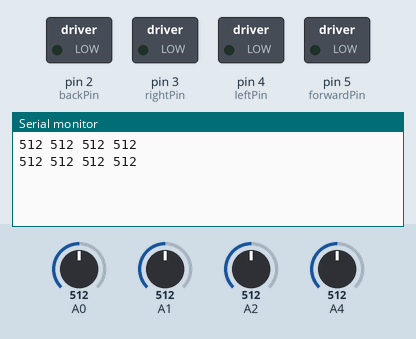
Simulated run of this sketch. Board: Arduino Uno, built with avr-gcc and run on an emulated ATmega328P. Parts: switched loads named in the sketch (green lamp = pin HIGH), the last lines printed to the serial monitor. The inputs (shaded band) are chosen by the test bench; at power-on: A0 = 512, A1 = 512, A2 = 512, A4 = 512.

Above: at 1.8 s.
1.9 s: A0 set to 531
At 2.8 s:
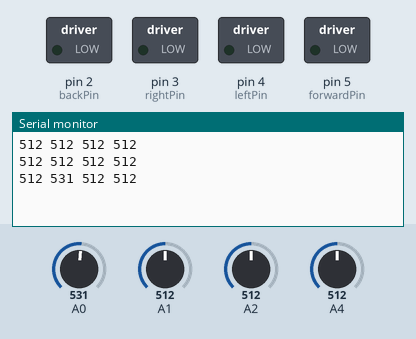
3.4 s: A0 set to 563
At 5.8 s:
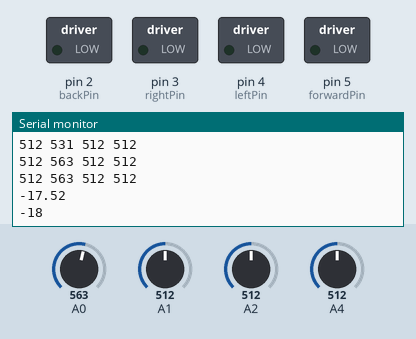
Timing chart, 0 to 7.3 s (numbered marks = the images above; inputs shaded):
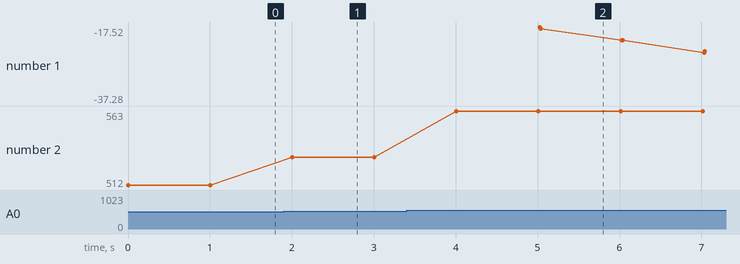

The sketch:

LightFollowingCar1.ino
```cpp
class PidController {
  private:
    double targetValue, proportionalGain, integralGain, derivativeGain, max, min, offset, lowPassFilterGain; //vars set by constructor
    double previousError = 0;
    double previousDerivative = 0;
    double totalError = 0;
    double lastTime = 0;

  public: PidController(double targetValue, double Kp, double Ki, double Kd, double offset, double lowPassFilterGain, double minOutput, double maxOutput) {
    this->targetValue = targetValue;
    this->proportionalGain = Kp;
    this->integralGain = Ki;
    this->derivativeGain = Kd;
    this->offset = offset;
    this->lowPassFilterGain = lowPassFilterGain;
    this->max = maxOutput;
    this->min = minOutput;
  }

  public: double calculateOutput(double currentInput) {
    //calculate the change in time since function was last called
    //side note: micros() is the most accurate but overflows after 70 minutes. Might be a problem? Can be substitued for millis() if need be
    double deltaTime = micros() - lastTime;
    deltaTime /= 1000000; //convert to seconds
    lastTime = micros();

    //calculate error + proportional
    double error = currentInput - targetValue;
    double proportional = proportionalGain * error;

    //calculate accumulated error, clamp it, then calculate integral
    totalError += error * deltaTime;
    //clamp values are calculated outside before constrain (documentation says don't do operations inside constrain)
    //clamp values are arbitrary btw, feel free to change maybe if doesn't work well
    double minClamp = (min / integralGain) / 1.3;
    double maxClamp = (max / integralGain) / 1.3;
    totalError = constrain(totalError, minClamp, maxClamp);
    double integral = integralGain * totalError;

    //calculate derivative
    double derivative = (error - previousError) / deltaTime;
    //apply low pass filter
    derivative = (lowPassFilterGain * previousDerivative) + ((1 - lowPassFilterGain) * (derivative));

    //update "previous" vars to prepare for when this function next runs
    previousDerivative = derivative;
    previousError = error;

    //apply derivative gain to get final derivative value
    derivative = derivative * derivativeGain;

    //calculate sum of p+i+d, clamp it, then apply offset, then return value
    double pid = proportional + integral + derivative;
    return offset + constrain(pid, min, max);
  }

  //
  public: void resetIntegral() {
    totalError = totalError * 0.9;
  }
};

PidController turnPid = PidController(
  0, 0.1, 0.1, 0.1, 0, 0.5, -255, 255
);

PidController travelPid = PidController(
  0, 1, 1, 1, 0, 0.5, -255, 255
);


int in1 = 8;
int in2 = 9;
int in3 = 10;
int in4 = 11;

void travel(int backward, int forward) {
  double imbalance = forward - backward;
  double motorOutput = travelPid.calculateOutput(imbalance);
  //if the PID is close to neutral, stop the motor and lower PID integral.
  if (motorOutput < 15 && motorOutput > -15) {
    stopTurn();
    turnPid.resetIntegral();
  }
  //else, update motor to accel/decelerate
  else {
    int intMotorOutput = round(motorOutput);

    if (intMotorOutput > 0) {
      digitalWrite(in1, HIGH);
      digitalWrite(in2, LOW);
    }
    else {
      digitalWrite(in1, LOW);
      digitalWrite(in2, HIGH);
    }

    Serial.println(motorOutput);
    Serial.println(intMotorOutput);
    //analogWrite(TRAVELSLOT, motorOutput);
  }
}

void turn(int left, int right) {
  int imbalance = right - left;
  double motorOutput = turnPid.calculateOutput(imbalance);
  //if the PID is close to neutral, stop the motor and lower PID integral
  if (motorOutput < 15 && motorOutput > -15) {
    stopTurn();
    turnPid.resetIntegral();
  }
  //else, update turning motor
  else {
    int intMotorOutput = round(motorOutput);
    if (intMotorOutput > 0) {
      digitalWrite(in3, HIGH);
      digitalWrite(in4, LOW);
    }
    else {
      digitalWrite(in3, LOW);
      digitalWrite(in4, HIGH);
    }
    Serial.println(motorOutput);
    Serial.println(intMotorOutput);
    //analogWrite(TURNSLOT, motorOutput);
  }

}

void stopTravel() {
  //analogWrite(TRAVELSLOT, 0); //0, or whatever neutral is
}

void stopTurn() {
  //something something analogWrite
}

int leftPin = 4;
int forwardPin = 5;
int rightPin = 3;
int backPin = 2;

void setup() {
  // put your setup code here, to run once:

  Serial.begin(9600);

  pinMode(leftPin, OUTPUT);
  pinMode(forwardPin, OUTPUT);
  pinMode(rightPin, OUTPUT);
  pinMode(backPin, OUTPUT);
}

void loop() {
  // put your main code here, to run repeatedly:
  // int value = analogRead(A0);
  // Serial.println("1:" + String(value));

  // int value2 = analogRead(A1);
  // Serial.println("2:" + String(value2));

  // int value3 = analogRead(A2);
  // Serial.println("3:" + String(value3));

  // int value4 = analogRead(A4);
  // Serial.println("4:" + String(value4));

  //read LDRs
  int left = analogRead(A0);
  int forward = analogRead(A1);
  int right = analogRead(A2);
  int backward = analogRead(A4);

  Serial.println(String(forward) + " " + String(left) +  " " +String(right) + " " + String(backward));

  //handle accel/decel/turning
  travel(backward, forward);
  turn(left,right);


  delay(1000);
}
```

Measured:
- the behaviour switches between 548 and 549 on A0 (found by bisection; images 1 and 2)
- after the input at 1.9 s, the serial monitor: prints a new line after 0.10 s (image 1)
- after the input at 3.4 s, the serial monitor: prints a new line after 0.61 s (image 2)
- plotted number 2: 512 → 531 after the input at 1.9 s, 531 → 563 after the input at 3.4 s
